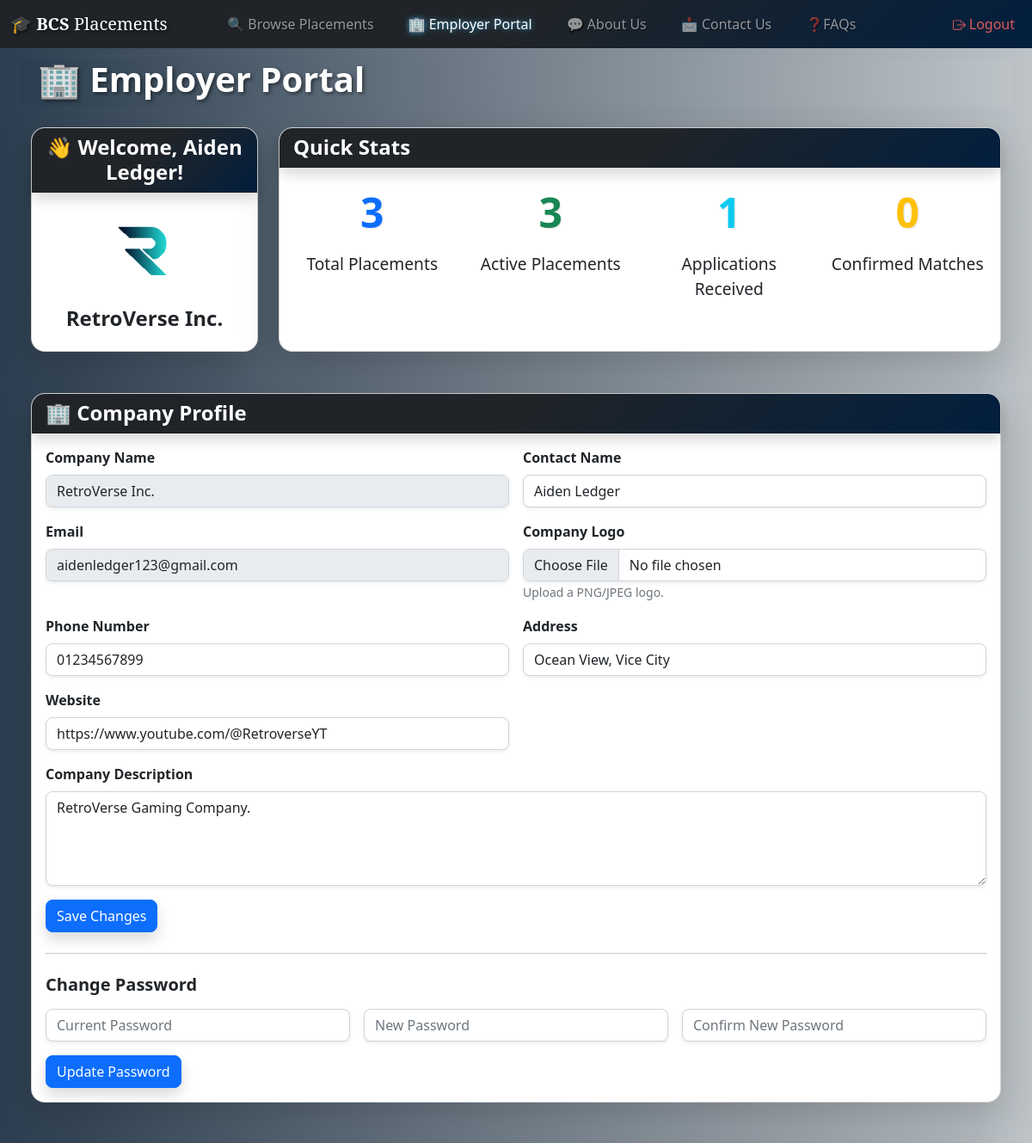
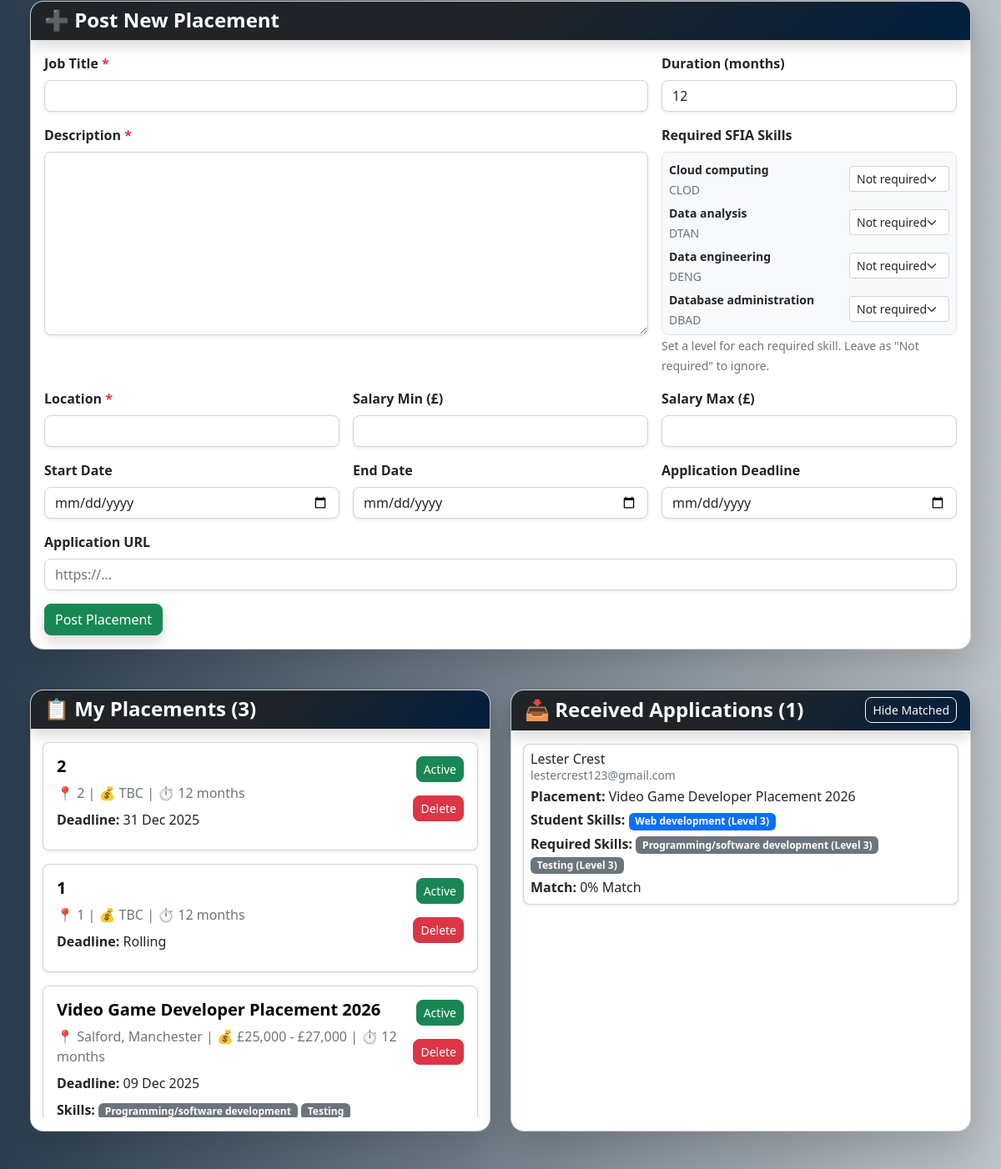
/employers.php (signed in, upper part), run on an earlier commit of the app's database (2 pictures, top to bottom).
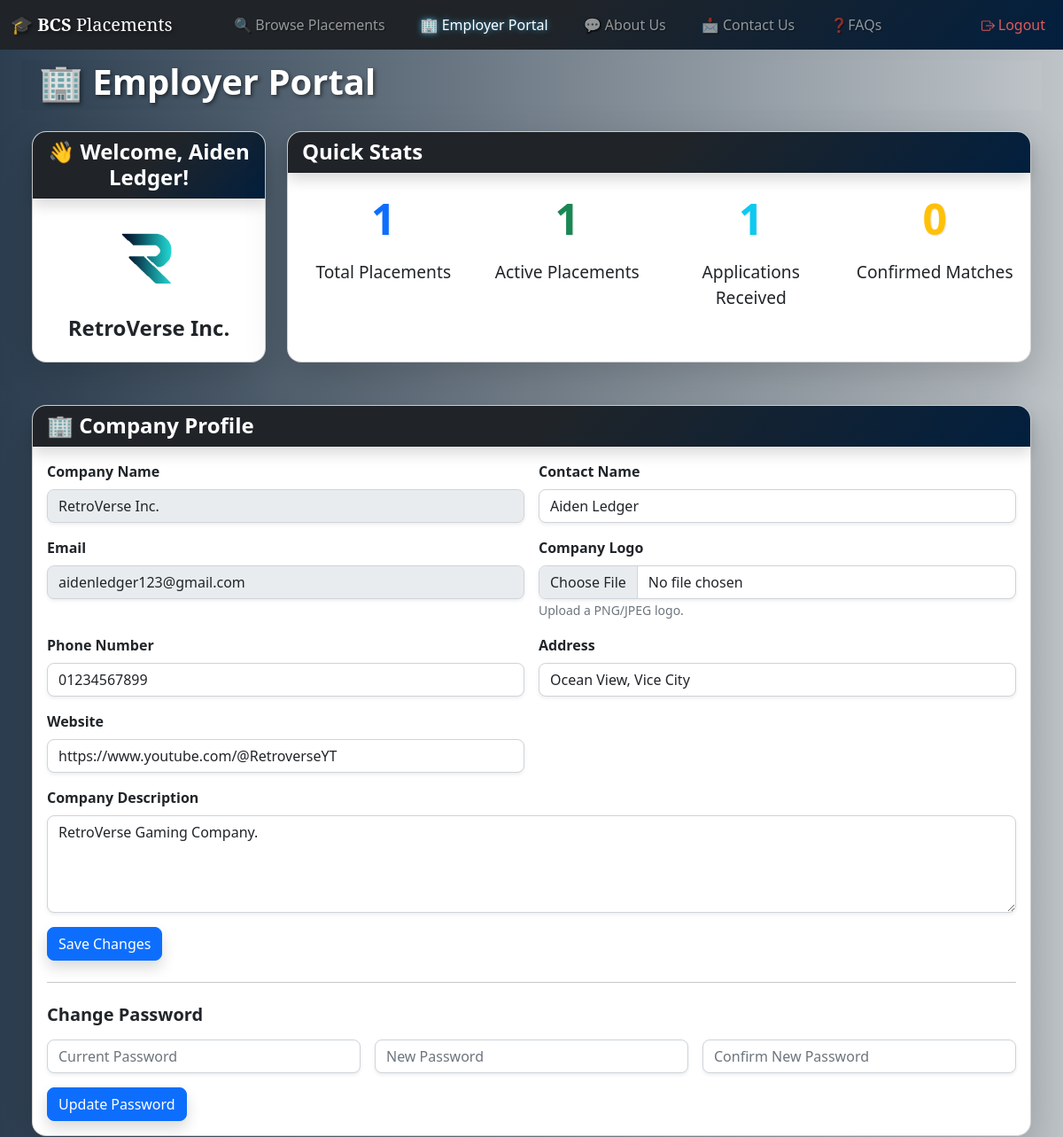
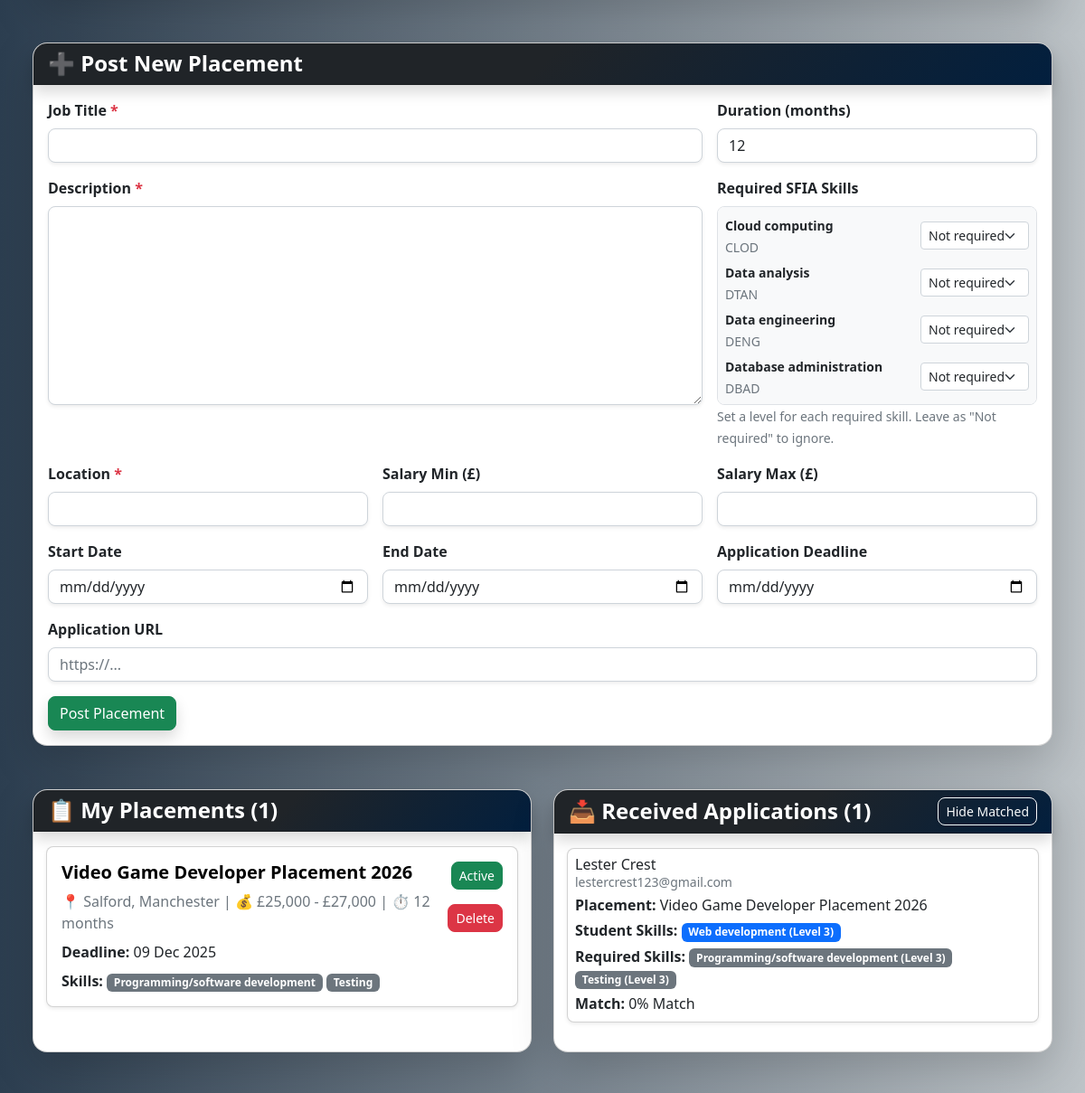
And on a later commit of the database (2 pictures, top to bottom).
### tables this page shows
CREATE TABLE sfia_skills (
                                           skill_id INTEGER PRIMARY KEY AUTOINCREMENT,
                                           skill_code TEXT NOT NULL UNIQUE,
                                           skill_name TEXT NOT NULL,
                                           category TEXT NOT NULL,
                                           subcategory TEXT,
                                           description TEXT
);

CREATE TABLE placements (
                                          placement_id INTEGER PRIMARY KEY AUTOINCREMENT,
                                          employer_id INTEGER NOT NULL,
                                          title TEXT NOT NULL,
                                          description TEXT NOT NULL,
                                          location TEXT NOT NULL,
                                          salary_min REAL,
                                          salary_max REAL,
                                          start_date DATE,
                                          end_date DATE,
                                          status TEXT DEFAULT 'active' CHECK(status IN ('active', 'inactive', 'filled')),
                                          created_at DATETIME DEFAULT CURRENT_TIMESTAMP,
                                          updated_at DATETIME DEFAULT CURRENT_TIMESTAMP, company_logo TEXT, application_url TEXT, deadline DATE, duration_months INTEGER DEFAULT 12,
                                          FOREIGN KEY (employer_id) REFERENCES employers(employer_id) ON DELETE CASCADE
);

CREATE TABLE student_skills (
                                              id INTEGER PRIMARY KEY AUTOINCREMENT,
                                              student_id INTEGER NOT NULL,
                                              skill_id INTEGER NOT NULL,
                                              proficiency_level INTEGER NOT NULL CHECK(proficiency_level BETWEEN 1 AND 7),
                                              added_at DATETIME DEFAULT CURRENT_TIMESTAMP,
                                              FOREIGN KEY (student_id) REFERENCES students(student_id) ON DELETE CASCADE,
                                              FOREIGN KEY (skill_id) REFERENCES sfia_skills(skill_id) ON DELETE CASCADE,
                                              UNIQUE(student_id, skill_id)
);

### Views/employers.phtml (the view, shortened to what the changed rows need)
<?php require('template/header.phtml'); ?>
<main class="page-content">
    <div class="container-fluid">
        <div class="row px-4">
            <div id="title" class="col-12 mb-0">
                <h1 class="pg-heading text-white fw-bold px-2 py-0 paw-bg">🏢 Employer Portal</h1>
            </div>
        </div>
        <br>
        <div class="row px-4 equal-row">
            <div class="col-lg-9 mb-5">
                <div class="card card-hover shadow-lg rounded-4 equal-height-card">
                    <div class="card-body paw-bg">
                        <div class="row text-center">
                            <div class="col-3">
                                <div class="stat-number-2 text-primary pop-text"><?= $view->totalPlacements ?></div>
                                <div class="stat-label-2">Total Placements</div>
                            </div>
                            <div class="col-3">
                                <div class="stat-number-2 text-success pop-text"><?= $view->activePlacements ?></div>
                                <div class="stat-label-2">Active Placements</div>
                            </div>
                        </div>
                    </div>
                </div>
            </div>
        </div>
        <div class="row px-4">
            <div class="col-12 mb-5">
                <div class="card shadow-lg rounded-4">
                    <div class="card-body paw-bg">
                        <form method="POST" action="employers.php">
                            <div class="row g-3">
                                <div class="col-md-4">
                                    <div class="border rounded-3 bg-light p-2" style="max-height: 220px; overflow-y: auto;">
                                        <?php foreach ($view->allSkills as $skill): ?>
                                            <div class="d-flex justify-content-between align-items-center mb-1">
                                                <div class="me-2">
                                                    <small class="fw-bold"><?= htmlspecialchars($skill['skill_name']) ?></small><br>
                                                    <small class="text-muted"><?= htmlspecialchars($skill['skill_code']) ?></small>
                                                </div>
                                                <div style="width: 120px;">
                                                    <select name="skills[<?= $skill['skill_id'] ?>]" class="form-select form-select-sm" style="padding-right: 1px">
                                                        <option value="0">Not required</option>
                                                    </select>
                                                </div>
                                            </div>
                                        <?php endforeach; ?>
                                    </div>
                                </div>
                            </div>
                        </form>
                    </div>
                </div>
            </div>
        </div>
        <div class="row px-4 equal-row">
            <div class="col-lg-6 mb-5">
                <div class="card shadow-lg rounded-4 equal-height-card h-100">
                    <div class="card-header text-white shadow" style="background-color: #212529; border-top-left-radius: 15px; border-top-right-radius: 15px">
                        <div class="d-flex justify-content-between align-items-center">
                            <h4 class="mb-0 pop-obj"><strong>📋 My Placements (<?= $view->totalPlacements ?>)</strong></h4>
                        </div>
                    </div>
                    <div class="card-body paw-bg" style="padding-right: 10px; padding-left: 10px;">
                        <div class="my-placements-scroll px-1">
                            <?php if (!empty($view->placements)): ?>
                                <?php foreach ($view->placements as $placement): ?>
                                    <?php $status = $placement->getStatus(); ?>
                                    <div class="card mb-3 shadow-sm rounded-3 pop-obj">
                                        <div class="card-body">
                                            <div class="d-flex justify-content-between align-items-start">
                                                <div>
                                                    <h5 class="fw-bold">
                                                        <a href="placement_details.php?id=<?= $placement->getPlacementId() ?>"
                                                           class="text-decoration-none placement-links fw-bold">
                                                           <?= htmlspecialchars($placement->getTitle()) ?>
                                                        </a>
                                                    </h5>
                                                    <p class="mb-2 text-muted">
                                                        📍 <?= htmlspecialchars($placement->getLocation()) ?> |
                                                        💰 <?= $placement->getSalaryRange() ?> |
                                                        ⏱️ <?= $placement->getDurationMonths() ?> months
                                                    </p>
                                                    <p class="mb-2"><strong>Deadline:</strong> <?= $placement->getFormattedDeadline() ?></p>
                                                    <?php if ($placement->hasSkills()): ?>
                                                        <p class="mb-0">
                                                            <strong>Skills:</strong>
                                                            <?php foreach (array_slice($placement->getSkills(), 0, 3) as $skill): ?>
                                                                <span class="badge bg-secondary"><?= htmlspecialchars($skill['skill_name']) ?></span>
                                                            <?php endforeach; ?>
                                                        </p>
                                                    <?php endif; ?>
                                                </div>
                                                <div class="d-flex flex-column align-items-end justify-content-between h-100">
                                                    <form method="POST" action="employers.php" class="mb-2">
                                                        <button type="submit"
                                                                name="toggle_status"
                                                                class="btn btn-sm rounded-3 <?= $status === 'active' ? 'btn-success' : ($status === 'inactive' ? 'btn-secondary' : 'btn-warning') ?>"
                                                                <?= $status === 'filled' ? 'disabled' : '' ?>>
                                                            <?= $status === 'active' ? 'Active' : ($status === 'inactive' ? 'Inactive' : 'Filled') ?>
                                                        </button>
                                                    </form>
                                                    <form method="POST" action="employers.php" class="mt-2">
                                                        <button type="submit" name="delete_placement" class="btn btn-sm btn-danger rounded-3"
                                                                onclick="return confirm('Delete this placement?')">
                                                            Delete
                                                        </button>
                                                    </form>
                                                </div>
                                            </div>
                                        </div>
                                    </div>
                                <?php endforeach; ?>
                            <?php endif; ?>
                        </div>
                    </div>
                </div>
            </div>
            <div class="col-lg-6 mb-5">
                <div class="card shadow-lg rounded-4 equal-height-card h-100">
                    <div class="card-body paw-bg" style="padding-right: 10px; padding-left: 10px;">
                        <div class="applications-scroll px-1">
                            <?php if (!empty($view->receivedApplications)): ?>
                                <?php foreach ($view->receivedApplications as $application): ?>
                                    <?php
                                    $placement = $application['placement'];
                                    ?>
                                    <div class="card mb-3 shadow-sm rounded-3 pop-obj employer-application-card"
                                         data-status="<?= htmlspecialchars($application['status']) ?>">
                                        <div class="card-body p-2">
                                            <div class="d-flex justify-content-between align-items-start">
                                                <div class="me-3">
                                                    <h6 class="mb-1">
                                                        <?= htmlspecialchars($application['student_name']) ?>
                                                        <br>
                                                        <small class="text-muted"><?= htmlspecialchars($application['student_email']) ?></small>
                                                    </h6>
                                                    <p class="mb-1">
                                                        <strong>Placement:</strong>
                                                        <?= htmlspecialchars($placement->getTitle()) ?>
                                                    </p>
                                                    <p class="mb-1">
                                                        <strong>Student Skills:</strong>
                                                        <?php foreach ($application['student_skills'] as $skill): ?>
                                                            <span class="badge bg-primary">
                                                                <?= htmlspecialchars($skill['skill_name']) ?>
                                                                (Level <?= (int)($skill['proficiency_level'] ?? 0) ?>)
                                                            </span>
                                                        <?php endforeach; ?>
                                                    </p>
                                                    <p class="mb-1">
                                                        <strong>Required Skills:</strong>
                                                        <?php foreach ($application['placement_skills'] as $skill): ?>
                                                            <span class="badge bg-secondary">
                                                                <?= htmlspecialchars($skill['skill_name']) ?>
                                                                (Level <?= (int)($skill['required_proficiency'] ?? 0) ?>)
                                                            </span>
                                                        <?php endforeach; ?>
                                                    </p>
                                                    <?php if ($application['match_percentage'] < 100): ?>
                                                    <p class="mb-0">
                                                        <strong>Match:</strong> <?= $application['match_percentage'] ?>% Match
                                                    </p>
                                                    <?php elseif ($application['match_percentage'] == 100): ?>
                                                    <p class="mb-0 text-success">
                                                        <strong>Match:</strong> <?= $application['match_percentage'] ?>% Match
                                                    </p>
                                                    <?php endif; ?>
                                                </div>
                                            </div>
                                        </div>
                                    </div>
                                <?php endforeach; ?>
                            <?php endif; ?>
                        </div>
                    </div>
                </div>
            </div>
        </div>
    </div>
</main>
<?php require('template/footer.phtml'); ?>

What changed in the data, as far as the page shows it:
removed placements: title "2", location "2", SalaryRange "TBC", duration_months "12", deadline "31 Dec 2025", status "Active"
removed placements: title "1", location "1", SalaryRange "TBC", duration_months "12", deadline "Rolling", status "Active"
Also different on the page:
$view->totalPlacements: "3" → "1"
$view->activePlacements: "3" → "1"
